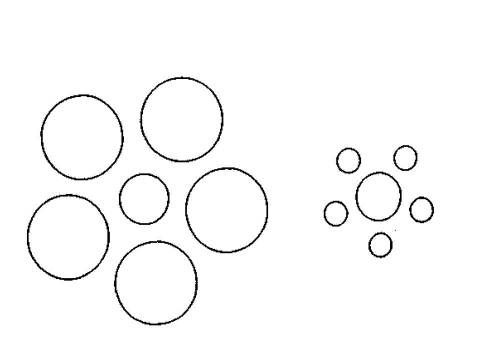
//> input picture HCerchi/test.jpg, 480 x 360 px
$ ./canny ../HCerchi/test.jpg 3 3   (built with g++ and OpenCV 4)
//> lines starting //> are read from the running program, lines starting //| are printed output that depends on the picture; after the words box and inside, x2 and y2 are one past the last pixel; in counts of white or black regions, pixels touching at a corner belong together
/*
 * Filtri Passa-Alto
*/
#include <iostream>
#include <opencv2/opencv.hpp>
#include <cmath>

using namespace std;
using namespace cv;

float **dirGrad;

/*
 * Filtro Gaussiano
*/
Mat gauss(Mat src)
{
	Mat output = src.clone();
	int x,y;
	int mask[9] = {1,2,1,
				2,8,2,
				1,2,1};
	int arr[9];
	int denominatore =0;

	for (int i=0; i<9; i++)
		denominatore += mask[i];

	for(x=1; x<src.rows-1; x++)
	{
		for(y=1; y<src.cols-1; y++)
		{
		arr[0] = src.at<uchar>(x-1,y-1) * mask[0];
		arr[1] = src.at<uchar>(x-1,y) * mask[1];
		arr[2] = src.at<uchar>(x-1,y+1) * mask[2];
		arr[3] = src.at<uchar>(x,y-1) * mask[3];
		arr[4] = src.at<uchar>(x,y) * mask[4];
		arr[5] = src.at<uchar>(x,y+1) * mask[5];
		arr[6] = src.at<uchar>(x+1,y-1) * mask[6];
		arr[7] = src.at<uchar>(x+1,y) * mask[7];
		arr[8] = src.at<uchar>(x+1,y+1) * mask[8];

		int avg =0;
		for (int i=0; i<9; i++)
			avg += arr[i];
		avg /= denominatore;

		output.at<uchar>(x,y) = avg;
		}
	}


return output;
}

/*
 * Filtro Roberts
*/
Mat robert(Mat src)
{
	Mat output = src.clone();
	int g_x[] = {0,0,0,
				0,-1,0,
				0,0,1};

	int g_y[] = {0,0,0,
				0,0,-1,
				0,1,0};
	int x,y;
	for(x=1; x<src.rows-1; x++)
	{
		for(y=1; y<src.cols-1; y++)
		{
		int grad_x = 0;
		int grad_y=0;
		int cont = 0;

		for(int i=-1; i<=1; i++)
		{
			for(int j=-1; j<=1; j++)
			{

			grad_x += src.at<uchar>(x+i,y+j) * g_x[cont];
			grad_y += src.at<uchar>(x+i,y+j) * g_y[cont];
			cont++;

			}
		}
		dirGrad[x][y] = atan2(grad_y,grad_x);
		output.at<uchar>(x,y) = abs(grad_x) + abs(grad_y);
			}
	}
return output;
}

/*
 * Soppressione dei non massimi
*/
Mat soppressione(Mat src)
{
	Mat out = src.clone();
	int x,y;
	for(x=1; x<src.rows-1; x++)
	{
		for(y=1; y<src.cols-1; y++)
		{
		if (dirGrad[x][y]>=0 && dirGrad[x][y]<=(3/4)*M_PI)
		{
			if (src.at<uchar>(x,y) < src.at<uchar>(x,y-1) ||
			 src.at<uchar>(x,y) < src.at<uchar>(x,y+1) ||
			 src.at<uchar>(x,y) < src.at<uchar>(x+1,y) ||
			 src.at<uchar>(x,y) < src.at<uchar>(x-1,y) )
				out.at<uchar>(x,y) = 0;
			}
		}
	}

return out;
}

/*
 * Sogliatura per isteresi
*/
Mat sogliatura(Mat src,int min, int max)
{
	Mat out = src.clone();
	int x,y;
	for (x=0; x<src.rows; x++)
	{
		for (y=0; y<src.cols; y++)
		{
		if (src.at<uchar>(x,y)<min)
			out.at<uchar>(x,y) = 0;

		else if (src.at<uchar>(x,y)>max)
			out.at<uchar>(x,y) = 255;

		else {
			if (src.at<uchar>(x+1,y)>max ||
			 src.at<uchar>(x-1,y) > max ||
			 src.at<uchar>(x,y+1) > max ||
			 src.at<uchar>(x,y-1) > max)

				out.at<uchar>(x,y) = 255;

			else out.at<uchar>(x,y) = 0;
				}
		}
	}
return out;
}

int main(int argc, char** argv)
{
	if(argc != 4)
	{
		printf("Sintassi non corretta! ./canny [imgPath] [T1] [T2]");
		return -1;
	}

	Mat src = imread(argv[1],0);
//> src is the input picture: 360 rows x 480 cols, CV_8UC1; min 0, max 255, mean 249
	int T1 = atoi(argv[2]); //25
//> T1 = 3
	int T2 = atoi(argv[3]);	//50
//> T2 = 3
	imshow("Source",src);
	waitKey(0);

	Mat gau = gauss(src);
//> after the loop in gauss, `for(x=1; x<src.rows-1; x++)`:
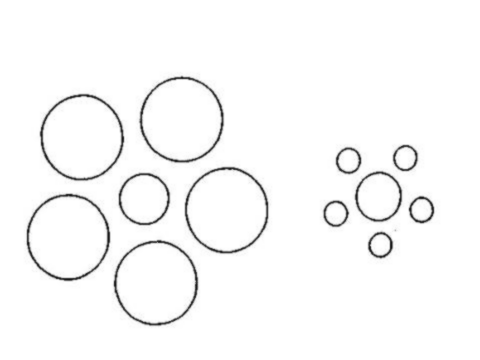
//> output: 360 rows x 480 cols, CV_8UC1; 15.41% of pixels changed, all inside (x1, y1, x2, y2) = (23, 71, 441, 329)
//> after the loop in gauss, `for(x=1; x<src.rows-1; x++)`: arr = [255, 510, 255, 510, 2040, 510, 255, 510, 255]
	dirGrad = new float * [src.rows];
	for (int i=0; i<src.rows; i++)
		dirGrad[i] = new float[src.cols];

	Mat rob = robert(gau);
//> after the loop in robert, `for(x=1; x<src.rows-1; x++)`:
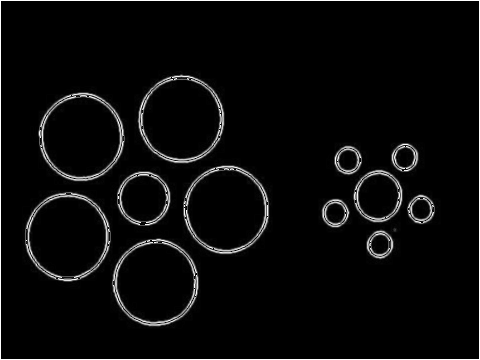
//> output: 360 rows x 480 cols, CV_8UC1; min 0, max 255, mean 10.3
	Mat mass = soppressione(rob);
//> after the loop in soppressione, `for(x=1; x<src.rows-1; x++)`: out: 360 rows x 480 cols, CV_8UC1; 0.63% of pixels changed, all inside (x1, y1, x2, y2) = (24, 72, 441, 329)
	Mat canny = sogliatura(mass,T1,T2);
//> after the loop in sogliatura, `for (x=0; x<src.rows; x++)`:
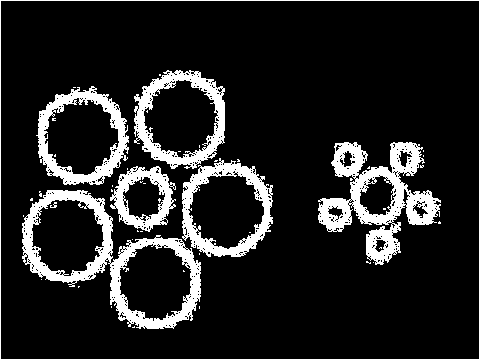
//> out: 360 rows x 480 cols, CV_8UC1; 13.7% white; 49 white regions (41 under 20 px), largest, box (x1, y1, x2, y2) and area: (22, 190, 201, 329) 5706, (318, 142, 441, 265) 5608, (134, 70, 225, 169) 2986
	imshow("Canny",canny);
	waitKey(0);

return 0;
}
